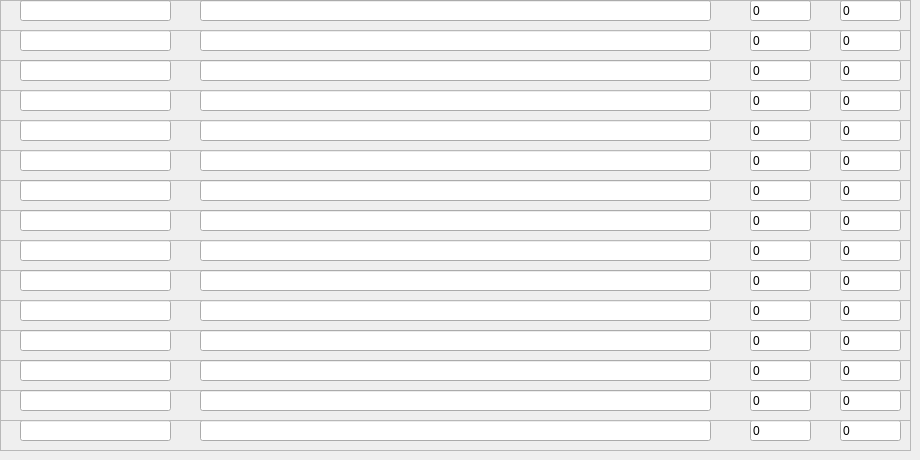
    <widget class="QWidget" name="tab_12">
     <attribute name="title">
      <string>12</string>
     </attribute>
     <widget class="QFrame" name="frame_171">
      <property name="geometry">
       <rect>
        <x>0</x>
        <y>300</y>
        <width>911</width>
        <height>31</height>
       </rect>
      </property>
      <property name="frameShape">
       <enum>QFrame::StyledPanel</enum>
      </property>
      <property name="frameShadow">
       <enum>QFrame::Raised</enum>
      </property>
      <widget class="QLineEdit" name="item_name_171">
       <property name="geometry">
        <rect>
         <x>20</x>
         <y>0</y>
         <width>151</width>
         <height>21</height>
        </rect>
       </property>
       <property name="text">
        <string/>
       </property>
      </widget>
      <widget class="QLineEdit" name="item_reg_171">
       <property name="geometry">
        <rect>
         <x>200</x>
         <y>0</y>
         <width>511</width>
         <height>21</height>
        </rect>
       </property>
       <property name="text">
        <string/>
       </property>
      </widget>
      <widget class="QLineEdit" name="item_index_171">
       <property name="geometry">
        <rect>
         <x>750</x>
         <y>0</y>
         <width>61</width>
         <height>21</height>
        </rect>
       </property>
       <property name="text">
        <string>0</string>
       </property>
      </widget>
      <widget class="QLineEdit" name="item_skip_171">
       <property name="geometry">
        <rect>
         <x>840</x>
         <y>0</y>
         <width>61</width>
         <height>21</height>
        </rect>
       </property>
       <property name="text">
        <string>0</string>
       </property>
      </widget>
     </widget>
     <widget class="QFrame" name="frame_172">
      <property name="geometry">
       <rect>
        <x>0</x>
        <y>330</y>
        <width>911</width>
        <height>31</height>
       </rect>
      </property>
      <property name="frameShape">
       <enum>QFrame::StyledPanel</enum>
      </property>
      <property name="frameShadow">
       <enum>QFrame::Raised</enum>
      </property>
      <widget class="QLineEdit" name="item_name_172">
       <property name="geometry">
        <rect>
         <x>20</x>
         <y>0</y>
         <width>151</width>
         <height>21</height>
        </rect>
       </property>
       <property name="text">
        <string/>
       </property>
      </widget>
      <widget class="QLineEdit" name="item_reg_172">
       <property name="geometry">
        <rect>
         <x>200</x>
         <y>0</y>
         <width>511</width>
         <height>21</height>
        </rect>
       </property>
       <property name="text">
        <string/>
       </property>
      </widget>
      <widget class="QLineEdit" name="item_index_172">
       <property name="geometry">
        <rect>
         <x>750</x>
         <y>0</y>
         <width>61</width>
         <height>21</height>
        </rect>
       </property>
       <property name="text">
        <string>0</string>
       </property>
      </widget>
      <widget class="QLineEdit" name="item_skip_172">
       <property name="geometry">
        <rect>
         <x>840</x>
         <y>0</y>
         <width>61</width>
         <height>21</height>
        </rect>
       </property>
       <property name="text">
        <string>0</string>
       </property>
      </widget>
     </widget>
     <widget class="QFrame" name="frame_173">
      <property name="geometry">
       <rect>
        <x>0</x>
        <y>360</y>
        <width>911</width>
        <height>31</height>
       </rect>
      </property>
      <property name="frameShape">
       <enum>QFrame::StyledPanel</enum>
      </property>
      <property name="frameShadow">
       <enum>QFrame::Raised</enum>
      </property>
      <widget class="QLineEdit" name="item_name_173">
       <property name="geometry">
        <rect>
         <x>20</x>
         <y>0</y>
         <width>151</width>
         <height>21</height>
        </rect>
       </property>
       <property name="text">
        <string/>
       </property>
      </widget>
      <widget class="QLineEdit" name="item_reg_173">
       <property name="geometry">
        <rect>
         <x>200</x>
         <y>0</y>
         <width>511</width>
         <height>21</height>
        </rect>
       </property>
       <property name="text">
        <string/>
       </property>
      </widget>
      <widget class="QLineEdit" name="item_index_173">
       <property name="geometry">
        <rect>
         <x>750</x>
         <y>0</y>
         <width>61</width>
         <height>21</height>
        </rect>
       </property>
       <property name="text">
        <string>0</string>
       </property>
      </widget>
      <widget class="QLineEdit" name="item_skip_173">
       <property name="geometry">
        <rect>
         <x>840</x>
         <y>0</y>
         <width>61</width>
         <height>21</height>
        </rect>
       </property>
       <property name="text">
        <string>0</string>
       </property>
      </widget>
     </widget>
     <widget class="QFrame" name="frame_174">
      <property name="geometry">
       <rect>
        <x>0</x>
        <y>150</y>
        <width>911</width>
        <height>31</height>
       </rect>
      </property>
      <property name="frameShape">
       <enum>QFrame::StyledPanel</enum>
      </property>
      <property name="frameShadow">
       <enum>QFrame::Raised</enum>
      </property>
      <widget class="QLineEdit" name="item_name_174">
       <property name="geometry">
        <rect>
         <x>20</x>
         <y>0</y>
         <width>151</width>
         <height>21</height>
        </rect>
       </property>
       <property name="text">
        <string/>
       </property>
      </widget>
      <widget class="QLineEdit" name="item_reg_174">
       <property name="geometry">
        <rect>
         <x>200</x>
         <y>0</y>
         <width>511</width>
         <height>21</height>
        </rect>
       </property>
       <property name="text">
        <string/>
       </property>
      </widget>
      <widget class="QLineEdit" name="item_index_174">
       <property name="geometry">
        <rect>
         <x>750</x>
         <y>0</y>
         <width>61</width>
         <height>21</height>
        </rect>
       </property>
       <property name="text">
        <string>0</string>
       </property>
      </widget>
      <widget class="QLineEdit" name="item_skip_174">
       <property name="geometry">
        <rect>
         <x>840</x>
         <y>0</y>
         <width>61</width>
         <height>21</height>
        </rect>
       </property>
       <property name="text">
        <string>0</string>
       </property>
      </widget>
     </widget>
     <widget class="QFrame" name="frame_175">
      <property name="geometry">
       <rect>
        <x>0</x>
        <y>30</y>
        <width>911</width>
        <height>31</height>
       </rect>
      </property>
      <property name="frameShape">
       <enum>QFrame::StyledPanel</enum>
      </property>
      <property name="frameShadow">
       <enum>QFrame::Raised</enum>
      </property>
      <widget class="QLineEdit" name="item_name_175">
       <property name="geometry">
        <rect>
         <x>20</x>
         <y>0</y>
         <width>151</width>
         <height>21</height>
        </rect>
       </property>
       <property name="text">
        <string/>
       </property>
      </widget>
      <widget class="QLineEdit" name="item_reg_175">
       <property name="geometry">
        <rect>
         <x>200</x>
         <y>0</y>
         <width>511</width>
         <height>21</height>
        </rect>
       </property>
       <property name="text">
        <string/>
       </property>
      </widget>
      <widget class="QLineEdit" name="item_index_175">
       <property name="geometry">
        <rect>
         <x>750</x>
         <y>0</y>
         <width>61</width>
         <height>21</height>
        </rect>
       </property>
       <property name="text">
        <string>0</string>
       </property>
      </widget>
      <widget class="QLineEdit" name="item_skip_175">
       <property name="geometry">
        <rect>
         <x>840</x>
         <y>0</y>
         <width>61</width>
         <height>21</height>
        </rect>
       </property>
       <property name="text">
        <string>0</string>
       </property>
      </widget>
     </widget>
     <widget class="QFrame" name="frame_176">
      <property name="geometry">
       <rect>
        <x>0</x>
        <y>0</y>
        <width>911</width>
        <height>31</height>
       </rect>
      </property>
      <property name="frameShape">
       <enum>QFrame::StyledPanel</enum>
      </property>
      <property name="frameShadow">
       <enum>QFrame::Raised</enum>
      </property>
      <widget class="QLineEdit" name="item_name_176">
       <property name="geometry">
        <rect>
         <x>20</x>
         <y>0</y>
         <width>151</width>
         <height>21</height>
        </rect>
       </property>
       <property name="text">
        <string/>
       </property>
      </widget>
      <widget class="QLineEdit" name="item_reg_176">
       <property name="geometry">
        <rect>
         <x>200</x>
         <y>0</y>
         <width>511</width>
         <height>21</height>
        </rect>
       </property>
       <property name="text">
        <string/>
       </property>
      </widget>
      <widget class="QLineEdit" name="item_index_176">
       <property name="geometry">
        <rect>
         <x>750</x>
         <y>0</y>
         <width>61</width>
         <height>21</height>
        </rect>
       </property>
       <property name="text">
        <string>0</string>
       </property>
      </widget>
      <widget class="QLineEdit" name="item_skip_176">
       <property name="geometry">
        <rect>
         <x>840</x>
         <y>0</y>
         <width>61</width>
         <height>21</height>
        </rect>
       </property>
       <property name="text">
        <string>0</string>
       </property>
      </widget>
     </widget>
     <widget class="QFrame" name="frame_177">
      <property name="geometry">
       <rect>
        <x>0</x>
        <y>120</y>
        <width>911</width>
        <height>31</height>
       </rect>
      </property>
      <property name="frameShape">
       <enum>QFrame::StyledPanel</enum>
      </property>
      <property name="frameShadow">
       <enum>QFrame::Raised</enum>
      </property>
      <widget class="QLineEdit" name="item_name_177">
       <property name="geometry">
        <rect>
         <x>20</x>
         <y>0</y>
         <width>151</width>
         <height>21</height>
        </rect>
       </property>
       <property name="text">
        <string/>
       </property>
      </widget>
      <widget class="QLineEdit" name="item_reg_177">
       <property name="geometry">
        <rect>
         <x>200</x>
         <y>0</y>
         <width>511</width>
         <height>21</height>
        </rect>
       </property>
       <property name="text">
        <string/>
       </property>
      </widget>
      <widget class="QLineEdit" name="item_index_177">
       <property name="geometry">
        <rect>
         <x>750</x>
         <y>0</y>
         <width>61</width>
         <height>21</height>
        </rect>
       </property>
       <property name="text">
        <string>0</string>
       </property>
      </widget>
      <widget class="QLineEdit" name="item_skip_177">
       <property name="geometry">
        <rect>
         <x>840</x>
         <y>0</y>
         <width>61</width>
         <height>21</height>
        </rect>
       </property>
       <property name="text">
        <string>0</string>
       </property>
      </widget>
     </widget>
     <widget class="QFrame" name="frame_178">
      <property name="geometry">
       <rect>
        <x>0</x>
        <y>180</y>
        <width>911</width>
        <height>31</height>
       </rect>
      </property>
      <property name="frameShape">
       <enum>QFrame::StyledPanel</enum>
      </property>
      <property name="frameShadow">
       <enum>QFrame::Raised</enum>
      </property>
      <widget class="QLineEdit" name="item_name_178">
       <property name="geometry">
        <rect>
         <x>20</x>
         <y>0</y>
         <width>151</width>
         <height>21</height>
        </rect>
       </property>
       <property name="text">
        <string/>
       </property>
      </widget>
      <widget class="QLineEdit" name="item_reg_178">
       <property name="geometry">
        <rect>
         <x>200</x>
         <y>0</y>
         <width>511</width>
         <height>21</height>
        </rect>
       </property>
       <property name="text">
        <string/>
       </property>
      </widget>
      <widget class="QLineEdit" name="item_index_178">
       <property name="geometry">
        <rect>
         <x>750</x>
         <y>0</y>
         <width>61</width>
         <height>21</height>
        </rect>
       </property>
       <property name="text">
        <string>0</string>
       </property>
      </widget>
      <widget class="QLineEdit" name="item_skip_178">
       <property name="geometry">
        <rect>
         <x>840</x>
         <y>0</y>
         <width>61</width>
         <height>21</height>
        </rect>
       </property>
       <property name="text">
        <string>0</string>
       </property>
      </widget>
     </widget>
     <widget class="QFrame" name="frame_179">
      <property name="geometry">
       <rect>
        <x>0</x>
        <y>240</y>
        <width>911</width>
        <height>31</height>
       </rect>
      </property>
      <property name="frameShape">
       <enum>QFrame::StyledPanel</enum>
      </property>
      <property name="frameShadow">
       <enum>QFrame::Raised</enum>
      </property>
      <widget class="QLineEdit" name="item_name_179">
       <property name="geometry">
        <rect>
         <x>20</x>
         <y>0</y>
         <width>151</width>
         <height>21</height>
        </rect>
       </property>
       <property name="text">
        <string/>
       </property>
      </widget>
      <widget class="QLineEdit" name="item_reg_179">
       <property name="geometry">
        <rect>
         <x>200</x>
         <y>0</y>
         <width>511</width>
         <height>21</height>
        </rect>
       </property>
       <property name="text">
        <string/>
       </property>
      </widget>
      <widget class="QLineEdit" name="item_index_179">
       <property name="geometry">
        <rect>
         <x>750</x>
         <y>0</y>
         <width>61</width>
         <height>21</height>
        </rect>
       </property>
       <property name="text">
        <string>0</string>
       </property>
      </widget>
      <widget class="QLineEdit" name="item_skip_179">
       <property name="geometry">
        <rect>
         <x>840</x>
         <y>0</y>
         <width>61</width>
         <height>21</height>
        </rect>
       </property>
       <property name="text">
        <string>0</string>
       </property>
      </widget>
     </widget>
     <widget class="QFrame" name="frame_180">
      <property name="geometry">
       <rect>
        <x>0</x>
        <y>420</y>
        <width>911</width>
        <height>31</height>
       </rect>
      </property>
      <property name="frameShape">
       <enum>QFrame::StyledPanel</enum>
      </property>
      <property name="frameShadow">
       <enum>QFrame::Raised</enum>
      </property>
      <widget class="QLineEdit" name="item_name_180">
       <property name="geometry">
        <rect>
         <x>20</x>
         <y>0</y>
         <width>151</width>
         <height>21</height>
        </rect>
       </property>
       <property name="text">
        <string/>
       </property>
      </widget>
      <widget class="QLineEdit" name="item_reg_180">
       <property name="geometry">
        <rect>
         <x>200</x>
         <y>0</y>
         <width>511</width>
         <height>21</height>
        </rect>
       </property>
       <property name="text">
        <string/>
       </property>
      </widget>
      <widget class="QLineEdit" name="item_index_180">
       <property name="geometry">
        <rect>
         <x>750</x>
         <y>0</y>
         <width>61</width>
         <height>21</height>
        </rect>
       </property>
       <property name="text">
        <string>0</string>
       </property>
      </widget>
      <widget class="QLineEdit" name="item_skip_180">
       <property name="geometry">
        <rect>
         <x>840</x>
         <y>0</y>
         <width>61</width>
         <height>21</height>
        </rect>
       </property>
       <property name="text">
        <string>0</string>
       </property>
      </widget>
     </widget>
     <widget class="QFrame" name="frame_181">
      <property name="geometry">
       <rect>
        <x>0</x>
        <y>90</y>
        <width>911</width>
        <height>31</height>
       </rect>
      </property>
      <property name="frameShape">
       <enum>QFrame::StyledPanel</enum>
      </property>
      <property name="frameShadow">
       <enum>QFrame::Raised</enum>
      </property>
      <widget class="QLineEdit" name="item_name_181">
       <property name="geometry">
        <rect>
         <x>20</x>
         <y>0</y>
         <width>151</width>
         <height>21</height>
        </rect>
       </property>
       <property name="text">
        <string/>
       </property>
      </widget>
      <widget class="QLineEdit" name="item_reg_181">
       <property name="geometry">
        <rect>
         <x>200</x>
         <y>0</y>
         <width>511</width>
         <height>21</height>
        </rect>
       </property>
       <property name="text">
        <string/>
       </property>
      </widget>
      <widget class="QLineEdit" name="item_index_181">
       <property name="geometry">
        <rect>
         <x>750</x>
         <y>0</y>
         <width>61</width>
         <height>21</height>
        </rect>
       </property>
       <property name="text">
        <string>0</string>
       </property>
      </widget>
      <widget class="QLineEdit" name="item_skip_181">
       <property name="geometry">
        <rect>
         <x>840</x>
         <y>0</y>
         <width>61</width>
         <height>21</height>
        </rect>
       </property>
       <property name="text">
        <string>0</string>
       </property>
      </widget>
     </widget>
     <widget class="QFrame" name="frame_182">
      <property name="geometry">
       <rect>
        <x>0</x>
        <y>210</y>
        <width>911</width>
        <height>31</height>
       </rect>
      </property>
      <property name="frameShape">
       <enum>QFrame::StyledPanel</enum>
      </property>
      <property name="frameShadow">
       <enum>QFrame::Raised</enum>
      </property>
      <widget class="QLineEdit" name="item_name_182">
       <property name="geometry">
        <rect>
         <x>20</x>
         <y>0</y>
         <width>151</width>
         <height>21</height>
        </rect>
       </property>
       <property name="text">
        <string/>
       </property>
      </widget>
      <widget class="QLineEdit" name="item_reg_182">
       <property name="geometry">
        <rect>
         <x>200</x>
         <y>0</y>
         <width>511</width>
         <height>21</height>
        </rect>
       </property>
       <property name="text">
        <string/>
       </property>
      </widget>
      <widget class="QLineEdit" name="item_index_182">
       <property name="geometry">
        <rect>
         <x>750</x>
         <y>0</y>
         <width>61</width>
         <height>21</height>
        </rect>
       </property>
       <property name="text">
        <string>0</string>
       </property>
      </widget>
      <widget class="QLineEdit" name="item_skip_182">
       <property name="geometry">
        <rect>
         <x>840</x>
         <y>0</y>
         <width>61</width>
         <height>21</height>
        </rect>
       </property>
       <property name="text">
        <string>0</string>
       </property>
      </widget>
     </widget>
     <widget class="QFrame" name="frame_183">
      <property name="geometry">
       <rect>
        <x>0</x>
        <y>60</y>
        <width>911</width>
        <height>31</height>
       </rect>
      </property>
      <property name="frameShape">
       <enum>QFrame::StyledPanel</enum>
      </property>
      <property name="frameShadow">
       <enum>QFrame::Raised</enum>
      </property>
      <widget class="QLineEdit" name="item_name_183">
       <property name="geometry">
        <rect>
         <x>20</x>
         <y>0</y>
         <width>151</width>
         <height>21</height>
        </rect>
       </property>
       <property name="text">
        <string/>
       </property>
      </widget>
      <widget class="QLineEdit" name="item_reg_183">
       <property name="geometry">
        <rect>
         <x>200</x>
         <y>0</y>
         <width>511</width>
         <height>21</height>
        </rect>
       </property>
       <property name="text">
        <string/>
       </property>
      </widget>
      <widget class="QLineEdit" name="item_index_183">
       <property name="geometry">
        <rect>
         <x>750</x>
         <y>0</y>
         <width>61</width>
         <height>21</height>
        </rect>
       </property>
       <property name="text">
        <string>0</string>
       </property>
      </widget>
      <widget class="QLineEdit" name="item_skip_183">
       <property name="geometry">
        <rect>
         <x>840</x>
         <y>0</y>
         <width>61</width>
         <height>21</height>
        </rect>
       </property>
       <property name="text">
        <string>0</string>
       </property>
      </widget>
     </widget>
     <widget class="QFrame" name="frame_184">
      <property name="geometry">
       <rect>
        <x>0</x>
        <y>270</y>
        <width>911</width>
        <height>31</height>
       </rect>
      </property>
      <property name="frameShape">
       <enum>QFrame::StyledPanel</enum>
      </property>
      <property name="frameShadow">
       <enum>QFrame::Raised</enum>
      </property>
      <widget class="QLineEdit" name="item_name_184">
       <property name="geometry">
        <rect>
         <x>20</x>
         <y>0</y>
         <width>151</width>
         <height>21</height>
        </rect>
       </property>
       <property name="text">
        <string/>
       </property>
      </widget>
      <widget class="QLineEdit" name="item_reg_184">
       <property name="geometry">
        <rect>
         <x>200</x>
         <y>0</y>
         <width>511</width>
         <height>21</height>
        </rect>
       </property>
       <property name="text">
        <string/>
       </property>
      </widget>
      <widget class="QLineEdit" name="item_index_184">
       <property name="geometry">
        <rect>
         <x>750</x>
         <y>0</y>
         <width>61</width>
         <height>21</height>
        </rect>
       </property>
       <property name="text">
        <string>0</string>
       </property>
      </widget>
      <widget class="QLineEdit" name="item_skip_184">
       <property name="geometry">
        <rect>
         <x>840</x>
         <y>0</y>
         <width>61</width>
         <height>21</height>
        </rect>
       </property>
       <property name="text">
        <string>0</string>
       </property>
      </widget>
     </widget>
     <widget class="QFrame" name="frame_185">
      <property name="geometry">
       <rect>
        <x>0</x>
        <y>390</y>
        <width>911</width>
        <height>31</height>
       </rect>
      </property>
      <property name="frameShape">
       <enum>QFrame::StyledPanel</enum>
      </property>
      <property name="frameShadow">
       <enum>QFrame::Raised</enum>
      </property>
      <widget class="QLineEdit" name="item_name_185">
       <property name="geometry">
        <rect>
         <x>20</x>
         <y>0</y>
         <width>151</width>
         <height>21</height>
        </rect>
       </property>
       <property name="text">
        <string/>
       </property>
      </widget>
      <widget class="QLineEdit" name="item_reg_185">
       <property name="geometry">
        <rect>
         <x>200</x>
         <y>0</y>
         <width>511</width>
         <height>21</height>
        </rect>
       </property>
       <property name="text">
        <string/>
       </property>
      </widget>
      <widget class="QLineEdit" name="item_index_185">
       <property name="geometry">
        <rect>
         <x>750</x>
         <y>0</y>
         <width>61</width>
         <height>21</height>
        </rect>
       </property>
       <property name="text">
        <string>0</string>
       </property>
      </widget>
      <widget class="QLineEdit" name="item_skip_185">
       <property name="geometry">
        <rect>
         <x>840</x>
         <y>0</y>
         <width>61</width>
         <height>21</height>
        </rect>
       </property>
       <property name="text">
        <string>0</string>
       </property>
      </widget>
     </widget>
    </widget>
